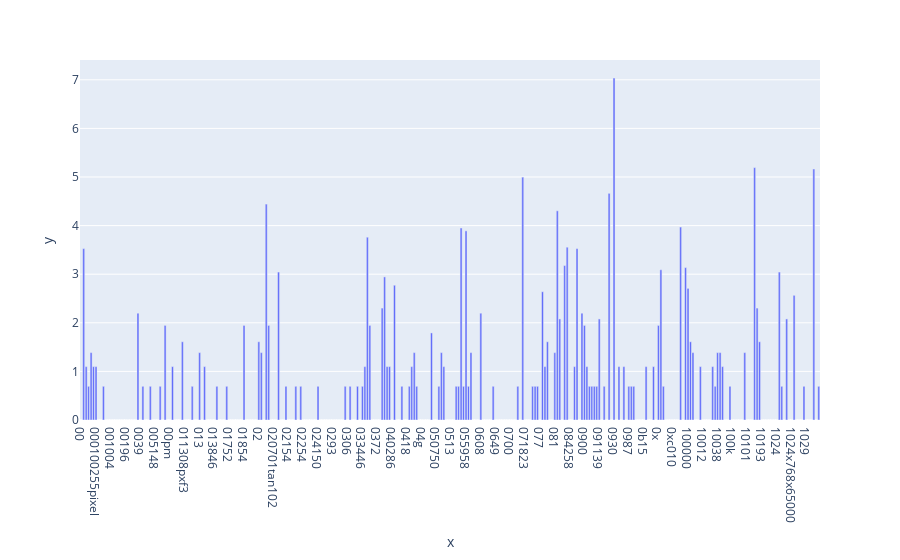

The code cell stored with this chart in its notebook:
### Code cell
# data_canada = px.data.gapminder().query("country == 'Canada'")
fig = px.bar( x=count_vect.get_feature_names()[:300], y=np.log(term_frequencies[:300]))
fig.show()

### Figure 1 — Plotly figure (JSON) as saved in the notebook; plotly's stock layout.template omitted (floating-point values rounded to 4 significant figures; data arrays with more than 128 entries replaced by an {"elided": "..."} marker saying what was removed)
{"data": [{"alignmentgroup": "True", "hovertemplate": "x=%{x}<br>y=%{y}<extra></extra>", "legendgroup": "", "marker": {"color": "#636efa", "pattern": {"shape": ""}}, "name": "", "offsetgroup": "", "orientation": "v", "showlegend": false, "textposition": "auto", "type": "bar", "x": {"elided": "300 str values"}, "xaxis": "x", "y": {"elided": "300 float values"}, "yaxis": "y"}], "layout": {"barmode": "relative", "legend": {"tracegroupgap": 0}, "margin": {"t": 60}, "xaxis": {"anchor": "y", "domain": [0, 1], "title": {"text": "x"}}, "yaxis": {"anchor": "x", "domain": [0, 1], "title": {"text": "y"}}}}
